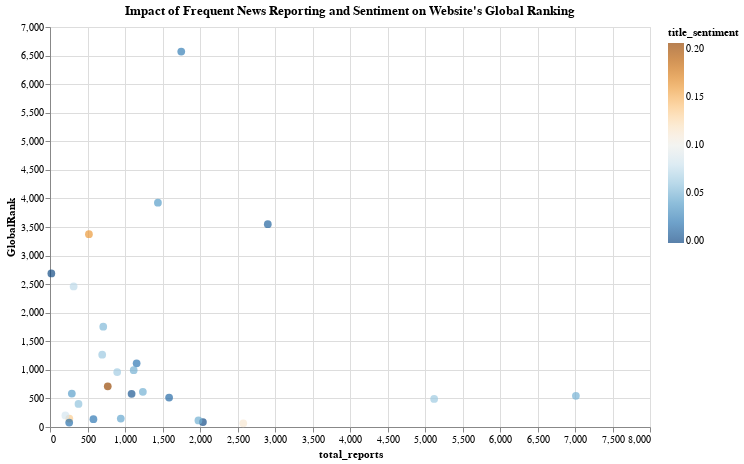

Notebook source saved alongside this figure:
### Markdown cell above
## Second scatter plot with total reports, sentiment and global rank

### Code cell
import altair as alt

# Filter the DataFrame
final_data_top_10000 = final_data[final_data['GlobalRank'] <= 10000]

# Create a scatter plot
scatter = alt.Chart(final_data_top_10000).mark_circle(size=60).encode(
    x='total_reports:Q',
    y='GlobalRank:Q',
    color=alt.Color('title_sentiment:Q', scale=alt.Scale(scheme='blueorange')),
    tooltip=['Domain:N', 'total_reports:Q', 'GlobalRank:Q', 'title_sentiment:Q']
).properties(
    width=600,
    height=400,
    title='Impact of Frequent News Reporting and Sentiment on Website\'s Global Ranking'
)

scatter.display()

### Figure 1 — Vega-Lite specification as saved in the notebook (floating-point values rounded to 4 significant figures)
{"config": {"view": {"continuousWidth": 300, "continuousHeight": 300}}, "data": {"name": "data-a26bc509d803db2e57d3fe66820b06af"}, "mark": {"type": "circle", "size": 60}, "encoding": {"color": {"field": "title_sentiment", "scale": {"scheme": "blueorange"}, "type": "quantitative"}, "tooltip": [{"field": "Domain", "type": "nominal"}, {"field": "total_reports", "type": "quantitative"}, {"field": "GlobalRank", "type": "quantitative"}, {"field": "title_sentiment", "type": "quantitative"}], "x": {"field": "total_reports", "type": "quantitative"}, "y": {"field": "GlobalRank", "type": "quantitative"}}, "height": 400, "title": "Impact of Frequent News Reporting and Sentiment on Website's Global Ranking", "width": 600, "$schema": "https://vega.github.io/schema/vega-lite/v5.17.0.json", "datasets": {"data-a26bc509d803db2e57d3fe66820b06af": [{"source_name": "The Times of India", "total_reports": 7012, "url": "timesofindia.indiatimes.com", "GlobalRank": 546, "Domain": "timesofindia.indiatimes.com", "title_sentiment": 0.0482}, {"source_name": "GlobeNewswire", "total_reports": 5122, "url": "globenewswire.com", "GlobalRank": 492, "Domain": "globenewswire.com", "title_sentiment": 0.06133}, {"source_name": "Globalsecurity.org", "total_reports": 2904, "url": "globalsecurity.org", "GlobalRank": 3549, "Domain": "globalsecurity.org", "title_sentiment": 0.01038}, {"source_name": "Forbes", "total_reports": 2577, "url": "forbes.com", "GlobalRank": 64, "Domain": "forbes.com", "title_sentiment": 0.1136}, {"source_name": "BBC News", "total_reports": 2039, "url": "bbc.co.uk", "GlobalRank": 87, "Domain": "bbc.co.uk", "title_sentiment": -0.00108}, {"source_name": "Business Insider", "total_reports": 1979, "url": "businessinsider.com", "GlobalRank": 115, "Domain": "businessinsider.com", "title_sentiment": 0.04662}, {"source_name": "The Punch", "total_reports": 1750, "url": "punchng.com", "GlobalRank": 6570, "Domain": "punchng.com", "title_sentiment": 0.02305}, {"source_name": "Al Jazeera English", "total_reports": 1588, "url": "aljazeera.com", "GlobalRank": 516, "Domain": "aljazeera.com", "title_sentiment": 0.01322}, {"source_name": "Marketscreener.com", "total_reports": 1439, "url": "marketscreener.com", "GlobalRank": 3925, "Domain": "marketscreener.com", "title_sentiment": 0.03802}, {"source_name": "Phys.Org", "total_reports": 1238, "url": "phys.org", "GlobalRank": 616, "Domain": "phys.org", "title_sentiment": 0.04751}, {"source_name": "International Business Times", "total_reports": 1155, "url": "ibtimes.com", "GlobalRank": 1115, "Domain": "ibtimes.com", "title_sentiment": 0.01945}, {"source_name": "The Indian Express", "total_reports": 1116, "url": "indianexpress.com", "GlobalRank": 995, "Domain": "indianexpress.com", "title_sentiment": 0.04797}, {"source_name": "RT", "total_reports": 1088, "url": "rt.com", "GlobalRank": 581, "Domain": "rt.com", "title_sentiment": 0.004013}, {"source_name": "NPR", "total_reports": 944, "url": "npr.org", "GlobalRank": 147, "Domain": "npr.org", "title_sentiment": 0.04262}, {"source_name": "Deadline", "total_reports": 896, "url": "deadline.com", "GlobalRank": 961, "Domain": "deadline.com", "title_sentiment": 0.06269}, {"source_name": "Digital Trends", "total_reports": 770, "url": "digitaltrends.com", "GlobalRank": 711, "Domain": "digitaltrends.com", "title_sentiment": 0.2067}, {"source_name": "CNA", "total_reports": 710, "url": "channelnewsasia.com", "GlobalRank": 1755, "Domain": "channelnewsasia.com", "title_sentiment": 0.05211}, {"source_name": "Boing Boing", "total_reports": 696, "url": "boingboing.net", "GlobalRank": 1265, "Domain": "boingboing.net", "title_sentiment": 0.06046}, {"source_name": "Time", "total_reports": 579, "url": "time.com", "GlobalRank": 137, "Domain": "time.com", "title_sentiment": 0.01946}, {"source_name": "Android Central", "total_reports": 519, "url": "androidcentral.com", "GlobalRank": 3375, "Domain": "androidcentral.com", "title_sentiment": 0.1616}, {"source_name": "Gizmodo.com", "total_reports": 380, "url": "gizmodo.com", "GlobalRank": 403, "Domain": "gizmodo.com", "title_sentiment": 0.05714}, {"source_name": "ReadWrite", "total_reports": 315, "url": "readwrite.com", "GlobalRank": 2460, "Domain": "readwrite.com", "title_sentiment": 0.07359}, {"source_name": "Euronews", "total_reports": 291, "url": "euronews.com", "GlobalRank": 586, "Domain": "euronews.com", "title_sentiment": 0.03919}, {"source_name": "Wired", "total_reports": 258, "url": "wired.com", "GlobalRank": 148, "Domain": "wired.com", "title_sentiment": 0.1354}, {"source_name": "CNN", "total_reports": 256, "url": "cnn.com", "GlobalRank": 78, "Domain": "cnn.com", "title_sentiment": 0.01645}, {"source_name": "The Verge", "total_reports": 205, "url": "theverge.com", "GlobalRank": 202, "Domain": "theverge.com", "title_sentiment": 0.08273}, {"source_name": "AllAfrica - Top Africa News", "total_reports": 18, "url": "allafrica.com", "GlobalRank": 2688, "Domain": "allafrica.com", "title_sentiment": -0.001599}]}}
